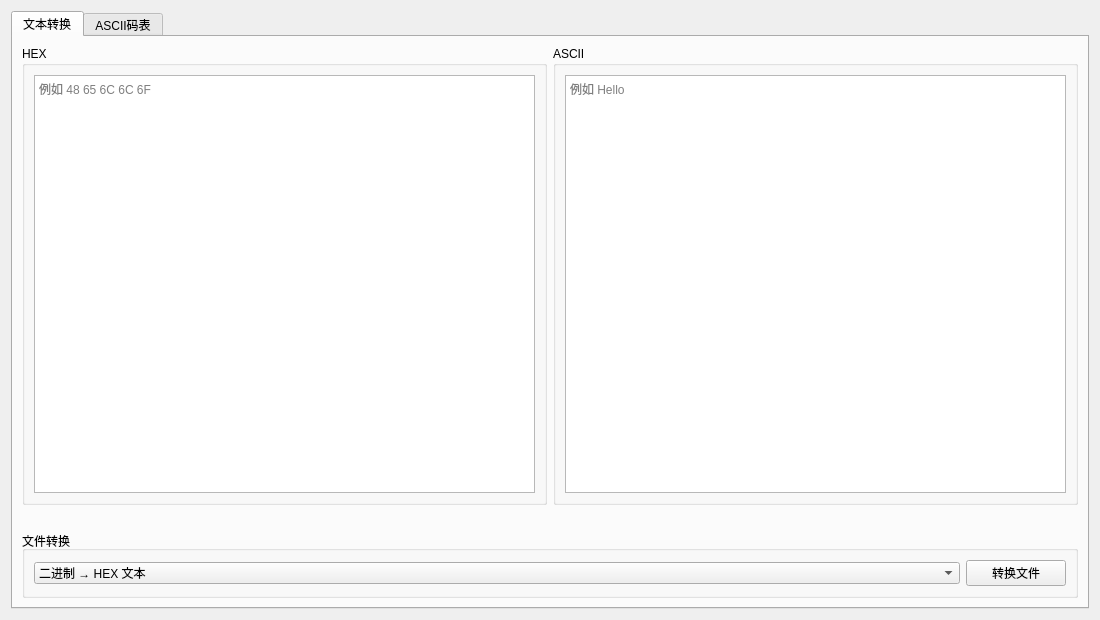
<?xml version='1.0' encoding='utf-8'?>
<ui version="4.0">
 <class>FormHex2ASCII</class>
 <widget class="QWidget" name="FormHex2ASCII">
  <property name="geometry">
   <rect>
    <x>0</x>
    <y>0</y>
    <width>1100</width>
    <height>620</height>
   </rect>
  </property>
  <property name="minimumSize">
   <size>
    <width>900</width>
    <height>480</height>
   </size>
  </property>
  <property name="windowTitle">
   <string>数据转换</string>
  </property>
  <layout class="QVBoxLayout" name="layout">
   <item>
    <widget class="QTabWidget" name="tab_convert">
     <property name="currentIndex">
      <number>0</number>
     </property>
     <widget class="QWidget" name="page_text">
      <attribute name="title">
       <string>文本转换</string>
      </attribute>
      <layout class="QVBoxLayout" name="textLayout">
       <item>
        <layout class="QHBoxLayout" name="editorsLayout" stretch="1,1">
         <item>
          <widget class="QGroupBox" name="group_hex">
           <property name="title">
            <string>HEX</string>
           </property>
           <layout class="QVBoxLayout" name="group_hexLayout">
            <item>
             <widget class="QPlainTextEdit" name="plain_hex">
              <property name="placeholderText">
               <string>例如 48 65 6C 6C 6F</string>
              </property>
              <property name="accessibleName">
               <string>HEX</string>
              </property>
             </widget>
            </item>
           </layout>
          </widget>
         </item>
         <item>
          <widget class="QGroupBox" name="group_ascii">
           <property name="title">
            <string>ASCII</string>
           </property>
           <layout class="QVBoxLayout" name="group_asciiLayout">
            <item>
             <widget class="QPlainTextEdit" name="plain_ascii">
              <property name="placeholderText">
               <string>例如 Hello</string>
              </property>
              <property name="accessibleName">
               <string>ASCII</string>
              </property>
             </widget>
            </item>
           </layout>
          </widget>
         </item>
        </layout>
       </item>
       <item>
        <widget class="QLabel" name="label_validation">
         <property name="wordWrap">
          <bool>true</bool>
         </property>
        </widget>
       </item>
       <item>
        <widget class="QGroupBox" name="group_file">
         <property name="title">
          <string>文件转换</string>
         </property>
         <layout class="QHBoxLayout" name="group_fileLayout" stretch="1,0">
          <item>
           <widget class="QComboBox" name="combo_convertMode">
            <item>
             <property name="text">
              <string>二进制 → HEX 文本</string>
             </property>
            </item>
            <item>
             <property name="text">
              <string>HEX 文本 → 二进制</string>
             </property>
            </item>
           </widget>
          </item>
          <item>
           <widget class="QPushButton" name="button_confirm">
            <property name="sizePolicy">
             <sizepolicy hsizetype="Fixed" vsizetype="Fixed">
              <horstretch>0</horstretch>
              <verstretch>0</verstretch>
             </sizepolicy>
            </property>
            <property name="minimumSize">
             <size>
              <width>100</width>
              <height>0</height>
             </size>
            </property>
            <property name="text">
             <string>转换文件</string>
            </property>
           </widget>
          </item>
         </layout>
        </widget>
       </item>
      </layout>
     </widget>
     <widget class="QWidget" name="page_ascii">
      <attribute name="title">
       <string>ASCII码表</string>
      </attribute>
      <layout class="QHBoxLayout" name="asciiLayout">
       <property name="spacing">
        <number>16</number>
       </property>
       <item>
        <widget class="QGroupBox" name="table_asciiGroup">
         <property name="title">
          <string>DEC 0–63</string>
         </property>
         <layout class="QVBoxLayout" name="table_asciiGroupLayout">
          <item>
           <widget class="QTableWidget" name="table_ascii">
            <property name="editTriggers">
             <set>QAbstractItemView::NoEditTriggers</set>
            </property>
            <property name="alternatingRowColors">
             <bool>true</bool>
            </property>
            <property name="verticalScrollBarPolicy">
             <enum>Qt::ScrollBarAlwaysOn</enum>
            </property>
           </widget>
          </item>
         </layout>
        </widget>
       </item>
       <item>
        <widget class="QGroupBox" name="table_asciiRightGroup">
         <property name="title">
          <string>DEC 64–127</string>
         </property>
         <layout class="QVBoxLayout" name="table_asciiRightGroupLayout">
          <item>
           <widget class="QTableWidget" name="table_asciiRight">
            <property name="editTriggers">
             <set>QAbstractItemView::NoEditTriggers</set>
            </property>
            <property name="alternatingRowColors">
             <bool>true</bool>
            </property>
            <property name="verticalScrollBarPolicy">
             <enum>Qt::ScrollBarAlwaysOn</enum>
            </property>
           </widget>
          </item>
         </layout>
        </widget>
       </item>
      </layout>
     </widget>
    </widget>
   </item>
  </layout>
 </widget>
 <resources />
 <connections />
</ui>
